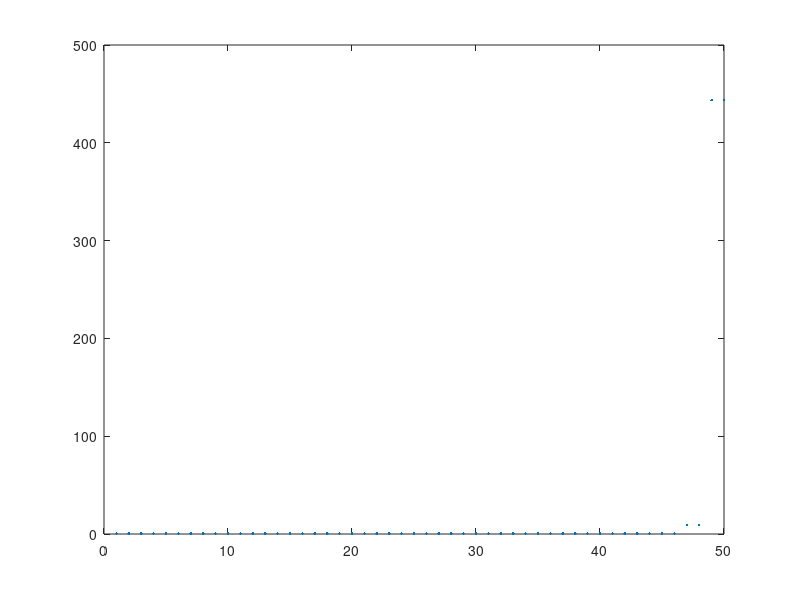

MATLAB code for this plot: (Note: this script raises an error after producing the figure.)
%% try quadprog

% AIM:
% move from state [1, -0.5] to [0, 0] 
% terminal cost  is the quadprog Cost function

% TO FIND: 
% Find a sequence of u, which can help us reach the state [0, 0]

% GIVEN:
% continuous time dynamics
% initial and final states
% weights in the cost function
% horizon and sampling time is not limited - can be arbitrary
% constraints on maximum bounds of inputs to be given to the system 

% PROCEDURE:
% expand the terminal cost function, write it in terms of U
% optimize for U subject to constraints using quadprop -
% interior-point-convex

pos0 = [10, 2];
posf = [0, 0];

vel0 = [0, 0];
velf = [0, 0];

x0 = [vel0(1); pos0(1); vel0(2); pos0(2)];
xd = [velf(1); posf(1); velf(2); posf(2)];

h = 0.1;
T = (sqrt((pos0(1) - posf(1))^2 + (pos0(2) - posf(2))^2)) / 4;
% N = 600;           % 2 seconds
N = round(T/h)

%% STEP1: Populate matrices

% continuous linear
A = [-0.5, 0, 0, 0; 
       1, 0,  0, 0;
       0, 0, -0.5, 0;
       0, 0,  1,  0];
  
B = [9.81, 0; 
      0, 0; 
      0, 9.81; 
      0, 0];
  
C = [0, 1, 0, 1];
D = [0, 0];

sys = ss(A, B, C, D);

sysZ = c2d(sys, h, 'zoh');

%%



P = [1, 0, 0, 0; 
    0, 10, 0, 0; 
    0, 0,  1, 0;
    0, 0,  0, 10]; % position reprimanded more
R  = zeros(4, 2 * N);

for i = 0:1:N-1
    col_idx = (1 + 2*i : 2 + 2*i);
    R(:,col_idx) = (sysZ.A)^(N-i-1) * (sysZ.B);
end
H = 2 * (R' * P * R);
H = 0.5 * (H + H' + eye(size(H)));
% check if positive definite for convergence?
plot(eig(0.5 * (H + H')), '.')
% H = 0.5 * (H + H' + eye(size(H)));


f = 2 * (((sysZ.A)^N * x0)' - xd') * P * R;

maxbank = 45/57;

ub =  maxbank * ones(2 * N, 1);  % one radian is 57 degrees max bank angle
lb = -maxbank * ones(2 * N, 1);  % one radian is 57 degrees max bank angle

%% STEP2: Optimize for U - PROBLEM! fval doesn't decrease monotonically!!

% optimize
options = optimoptions('quadprog','Display','iter'); %, 'Algorithm', 'trust-region-reflective');
[U,fval,exitflag,output,lambda] = quadprog(H,f,[],[],[],[], lb, ub, x0, options)


% check the % banged
t = (0:1:N-1) * h;
theta_arr = zeros(N,1);
phi_arr   = zeros(N,1);
for i = 1:1:N
    theta_arr(i) = U(2*i - 1);
    phi_arr(i)   = -1 * U(2*i);
    
end


%% 
figure;
plot(t, rad2deg(theta_arr)); hold on;
plot(t, rad2deg(phi_arr)); grid on;
legend('\theta', '\phi');
xlabel('time'); ylabel('bank angles');
banging_theta = sum(abs(theta_arr))/(N * maxbank) * 100
banging_phi = sum(abs(phi_arr))/(N * maxbank) * 100


%% STEP3: emulate the optimization on system model

states = zeros(4, N);
states(:,1) = x0;

vel = zeros(N, 2);
pos = zeros(N, 2);

vel(1,:) = vel0;
pos(1,:) = pos0;

dt = h;
psi = 0;

flap = 0.8;
% flap = 1;
for i = 2:1:N
    
    theta = U(2*i -3);
    phi   = -1 * U(2*i -2);
    
    states(:,i) = (sysZ.A) * states(:,i-1) + (sysZ.B) * [theta; -phi];
    
    T =  9.81 / (cos(phi * flap) * cos(theta * flap));
    ax = (cos(phi) * sin(theta) * cos(psi) + sin(phi) * sin(psi)) * T - vel(i-1, 1) * 0.5;
    ay = (cos(phi) * sin(theta) * sin(psi) - sin(phi) * cos(psi)) * T - vel(i-1, 2) * 0.5;

    % Simulation
    vel(i,:) = vel(i-1,:) + [ax ay] .* dt;
    pos(i,:) = pos(i-1,:) + vel(i,:) .* dt;
end

%% STEP4: plot the emulation
figure;
plot(t, states(:,:)); hold on;
text(t(1), states(1,1), '\dot{x} start');
text(t(1), states(2,1), 'x start');
text(t(1), states(3,1), '\dot{y} start');
text(t(1), states(4,1), 'y start');

plot(t, pos);
plot(t, vel);

text(t(end),posf(1,1),'desired x pos');
text(t(end),posf(1,2),'desired y pos');

text(t(end),velf(1,1),'desired x vel');
text(t(end),velf(1,2),'desired y vel');

grid on;
xlabel('time'); ylabel('states');
legend('velx', 'posx', 'vely', 'posy', 'posx nonlinear', 'posy nonlinear', 'velx nonlinear', 'vely nonlinear');

%%

figure;
plot(pos(:,1), pos(:,2)); hold on;
text(pos(1,1), pos(1,2), 'start');
plot(posf(1,1), posf(1,2), 'xr');
plot(states(2,:), states(4,:));
grid on; 
xlabel('x(m)'); ylabel('y(m)');
legend('nonlinear','linear prog cost');